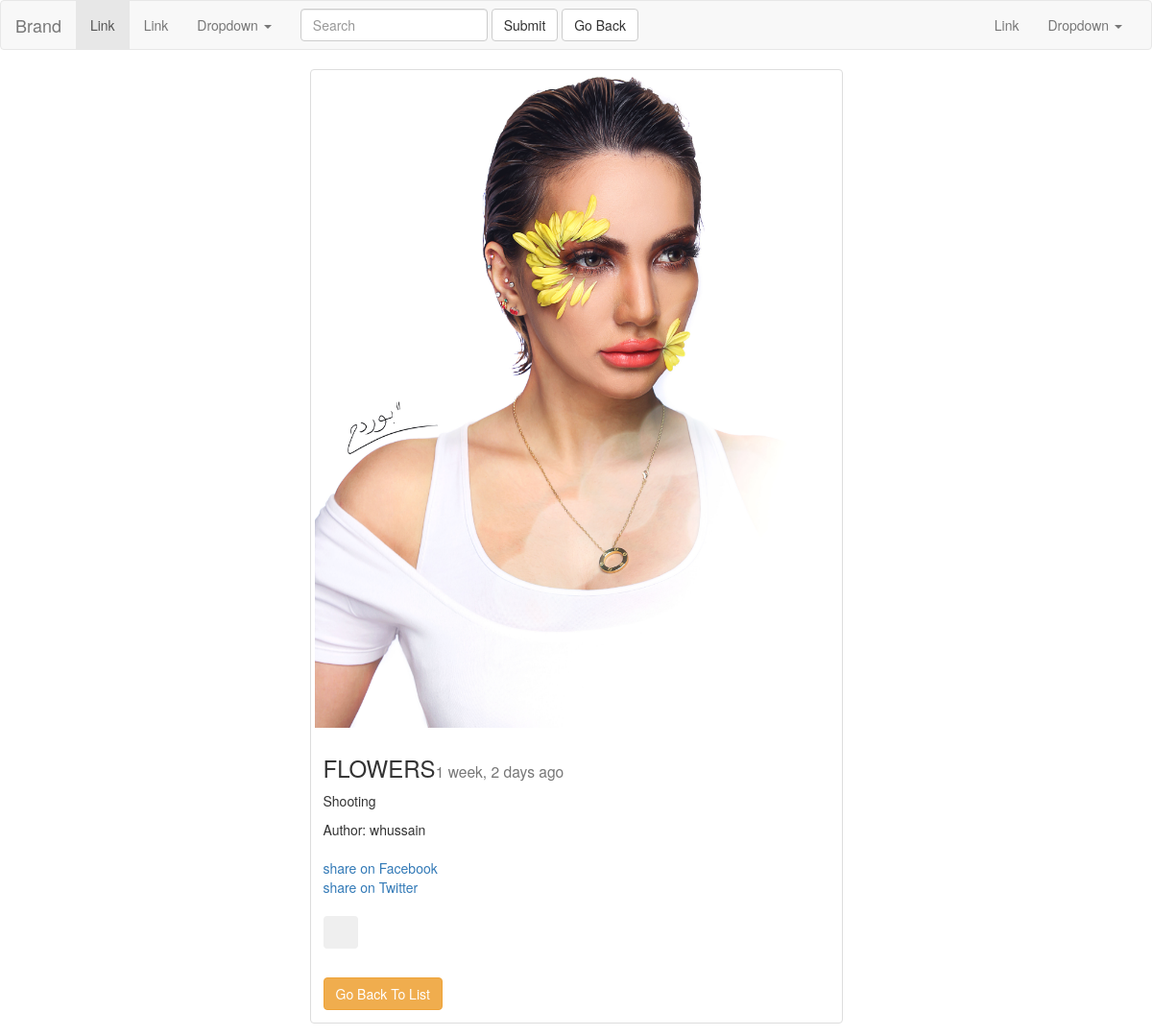
Before: /posts/detail/flowers/ (signed in) with the older database file.
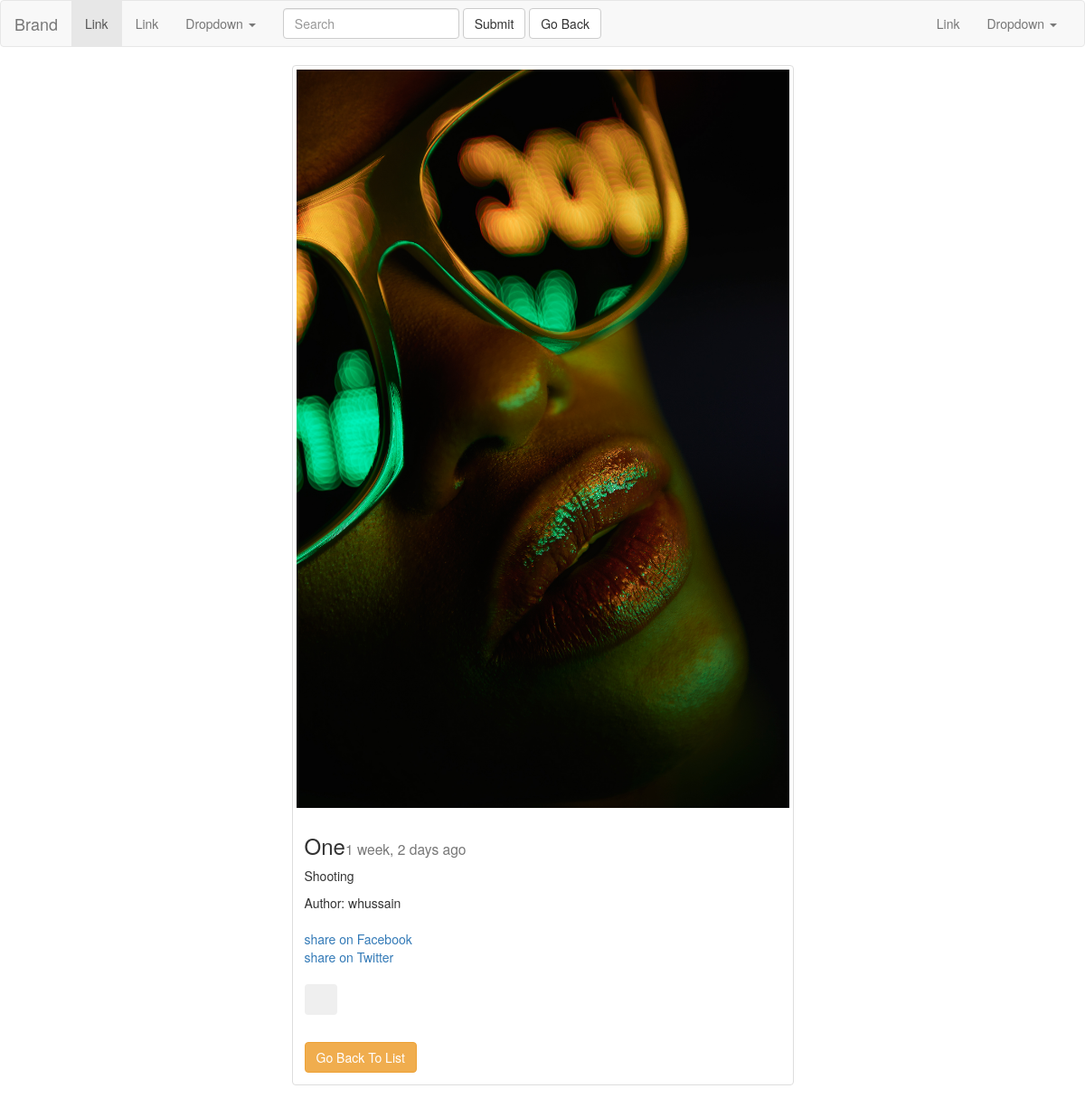
After: the same page with the newer database file.
### posts/models.py (models this page shows, shortened)
class Post(models.Model):
    author = models.ForeignKey(User,default=1)
    title = models.CharField(max_length=50)
    image = models.ImageField(null=True , blank=True,upload_to="Django_images")
    content = models.TextField()
    draft = models.BooleanField(default=False)
    publish = models.DateField(auto_now=True)
    updated = models.DateTimeField(auto_now=True)
    timestamp = models.DateTimeField(auto_now_add=True)
    slug = models.SlugField(unique=True , null=True)
    class Meta:
        ordering =['-timestamp' ,'-updated']

### posts/views.py (the view)
# urls.py: url(r'^detail/(?P<slug>[-\w]+)/$', views.post_detail, name = "detail"),
def post_detail(request ,slug):
	obj=get_object_or_404(Post, slug=slug)
	date =timezone.now().date()
	if obj.publish > date or obj.draft:
		if not request.user.is_staff or request.user.is_superuser:
			raise Http404
	if request.user.is_authenticated():
		if Like.objects.filter(post=obj,user=request.user).exists():
			like=True
		else :
			like = False
	post_like_count = obj.like_set.all().count()
	user_like_count = request.user.like_set.all().count()
	context ={
	"object":obj,
	}
	return render(request,'post_detail.html',context)

### posts/templatetags/urlify.py (called while the page is built)
@register.filter
def urlify(value):
	return quote(value)

### posts/templates/post_detail.html (shortened to what this page needs)
{% extends "base.html" %}
{% load urlify %}
{% block content %}
    <div class="row">
        <div class="col-sm-6 col-sm-offset-3">
            <div class="thumbnail">
            {% if object.image %}
            <img src="{{object.image.url}}" class="img-responsive">
            {% endif %}
                <div class="caption">
                    <h3>{{object.title}}<small>{{object.publish|timesince}} ago </small></h3>
                    <p>{{object.content|linebreaks}}</p>
                    Author: {{object.author.username}}
                    <p>
                    <br>
             <a href="https://www.facebook.com/sharer/sharer.php?u={{request.build_absolute_uri}}">
                share on Facebook</a>
                <br>
                <a href="https://twitter.com/home?status={{instance.content|urlify|truncatechars:50}}%20{{request.build_absolute_uri}}">
                    share on Twitter
                    </a>
                <br>
                <br>
                <button class="btn" onclick="ajax_like()">
                <span id ="heart "class="glyphicon glyphicon-heart {% if liked %}text-danger{% endif %}"aria-hidden="true"></span>
                </button>
<div class="fb-likev col-sm-8 col-sm-offset-2 "data-href="{{request.build_absolute_uri}}" data-layout="button_count" data-action="like" data-size="small" data-show-faces="false" data-share="true"></div>
            <br>
            <a href="{% url 'posts:list' %}" class = "btn btn-warning">Go Back To List</a>
                </div>
            </div>
        </div>
{% endblock content %}

Changed rows visible on the page:
changed Post "Shooting": image: a different picture; title "FLOWERS" → "One"
